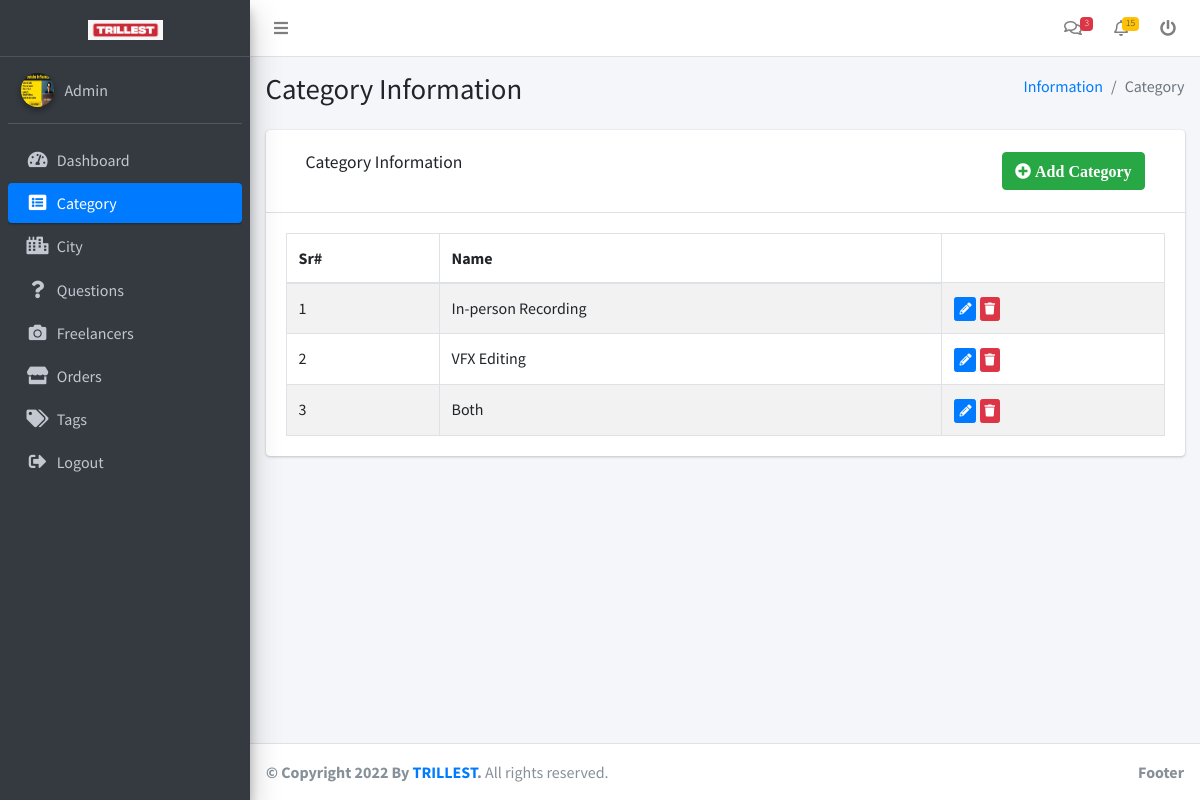
The app's page /admin/category.php (signed in) with its own data.
### tables this page shows
CREATE TABLE `category` (
  `id` int(11) NOT NULL,
  `name` varchar(255) NOT NULL
);

### admin/category.php (the view, shortened to what this page needs)
<?php
include 'others/dbconn.php';
 ?>
<?php include 'others/header.php'; ?>
<?php include 'others/sidebar.php'; ?>
  <div class="content-wrapper">
    <section class="content-header">
      <div class="container-fluid">
        <div class="row mb-2">
          <div class="col-sm-6">
            <h1>Category Information</h1>
          </div>
          <div class="col-sm-6">
            <ol class="breadcrumb float-sm-right">
              <li class="breadcrumb-item"><a href="#">Information</a></li>
              <li class="breadcrumb-item active">Category</li>
            </ol>
          </div>
        </div>
      </div>
    </section>
    <section class="content">
      <div class="container-fluid">
        <div class="row">
          <div class="col-12">
            <div class="card">
              <div class="card-header">
                <div class="row" style="padding: 10px 20px;">
                    <div class="col-md-6 col-sm-6 col-6">
                      <h3 class="card-title">Category Information</h3>
                    </div>
                    <div class="col-md-6 col-md-6 col-sm-6 col-6" style="text-align: right;">
                      <button type="button" class="btn btn-success " data-toggle="modal" data-target="#add"><i class="fa fa-plus-circle"> Add Category</i>
                      </button>
                  </div>
                </div>
              </div>
              <div class="card-body">
                <table id="example1" class="table table-bordered table-striped">
                  <thead>
                  <tr>
                    <th>Sr#</th>
                    <th>Name</th>
                  </tr>
                  </thead>
                  <tbody>
                    <?php
                    $k=0;
                   $sql1 = "SELECT * FROM category";
                    $result1 = $conn->query($sql1);
                   if ($result1->num_rows > 0) {
                     while($row = $result1->fetch_assoc()) {
                    ?>
                  <tr id="<?php echo $row['id'];?>">
                    <td><?php echo ++$k; ?></td>
                    <td data-target="cname"><?php echo $row['name']; ?></td>
                    <td><a class="btn btn-primary btn-xs" data-toggle="modal" data-target="#edit" data-role="edit" data-id="<?php echo $row["id"];?>" title="Edit"><i class="fa fa-pencil-alt"></i></a> <a  class="btn btn-danger btn-xs" data-toggle="modal" data-target="#delete" data-role="delete" data-id="<?php echo $row["id"];?>" title="Delete" ><i class="fa fa-trash"></i></a>
                    </td>
                  </tr>
                   <?php } } else { ?>
                    <tr>
                      <th colspan="6">No Record Exists!!!!</th>
                    </tr>
                     <?php } ?>
                  </tbody>
                </table>
              </div>
            </div>
          </div>
        </div>
      </div>
    </section>
  </div>
  <?php include 'others/footer.php'; ?>

### admin/others/sidebar.php
<aside class="main-sidebar sidebar-dark-primary elevation-4">
  <a href="dashboard.php" class="brand-link" style="text-align: center;">
    <img src="img/logo2.jpeg" alt="AdminLTE Logo" width="75" class="img-fluid">
  </a>
  <div class="sidebar">
    <div class="user-panel mt-3 pb-3 mb-3 d-flex">
      <div class="image">
        <?php
    $sql = "SELECT * FROM admin";
    $result = $conn->query($sql);
    $row = $result->fetch_assoc();
   ?>
        <img src="<?php if($row['profile_image']!=''){echo $row['profile_image'];} else{
              echo "img/avatar.png";
             } ?>" class="img-circle elevation-2" alt="User Image">
      </div>
      <div class="info">
        <a href="profile.php" class="d-block">Admin</a>
      </div>
    </div>
    <nav class="mt-2">
      <ul class="nav nav-pills nav-sidebar flex-column" data-widget="treeview" role="menu" data-accordion="false">
        <li class="nav-item">
          <a href="dashboard.php" class="nav-link">
            <i class="nav-icon fas fa-tachometer-alt"></i>
            <p>
              Dashboard
            </p>
          </a>
        </li>
        <li class="nav-item">
          <a href="category.php" class="nav-link">
            <i class="nav-icon fas fa-list-alt"></i>
            <p>
              Category
            </p>
          </a>
        </li>
         <li class="nav-item">
          <a href="city.php" class="nav-link">
            <i class="nav-icon fas fa-city"></i>
            <p>
              City
            </p>
          </a>
        </li>
        <li class="nav-item">
          <a href="questions.php" class="nav-link">
            <i class="nav-icon fas fa-question"></i>
            <p>
              Questions
            </p>
          </a>
        </li>
      <li class="nav-item">
          <a href="freelancer.php" class="nav-link">
            <i class="nav-icon fas fa-camera"></i>
            <p>
              Freelancers
            </p>
          </a>
        </li>
        <li class="nav-item">
          <a href="orders.php" class="nav-link">
            <i class="nav-icon fas fa-store"></i>
            <p>
              Orders
            </p>
          </a>
        </li>
        <li class="nav-item">
          <a href="tags.php" class="nav-link">
            <i class="nav-icon fas fa-tags"></i>
            <p>
              Tags
            </p>
          </a>
        </li>
        <li class="nav-item">
          <a href="logout.php" class="nav-link">
            <i class="nav-icon fas fa-sign-out-alt"></i>
            <p>
              Logout
            </p>
          </a>
        </li>
      </ul>
    </nav>
  </div>
</aside>

### records on screen
category: name "In-person Recording"
category: name "VFX Editing"
category: name "Both"
